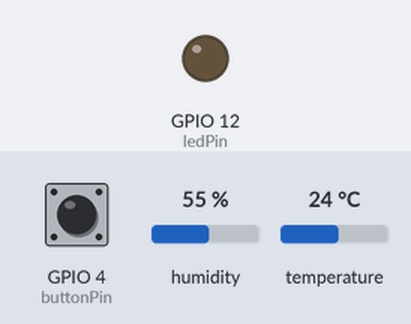
Bench run of a sketch on a simulated ESP8266 (NodeMCU). On the bench: output pins drawn as LEDs (lit = HIGH). The test bench sets the inputs (shaded band); at power-on: GPIO 4 (buttonPin) LOW, humidity 55 %, temperature 24 °C. WiFi joins after 1.5 s; servers stay silent unless stated; what the sketch prints to the serial monitor is not drawn.

Above: at 2.7 s.
2.8 s: GPIO 4 (buttonPin) pulled HIGH for 0.15 s
At 3.3 s:
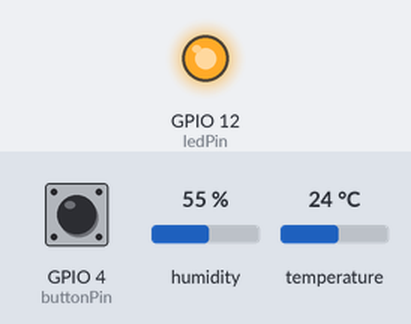
5.9 s: GPIO 4 (buttonPin) pulled HIGH for 1 s
At 6.9 s:
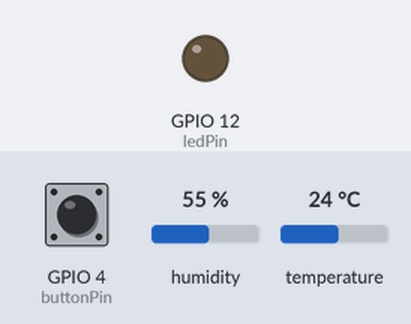
8.4 s: GPIO 4 (buttonPin) pulled HIGH for 3.2 s
At 8.8 s:
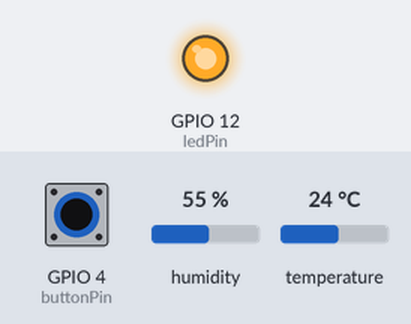
Timing chart, 0 to 11.4 s (numbered marks = the images above; inputs shaded):
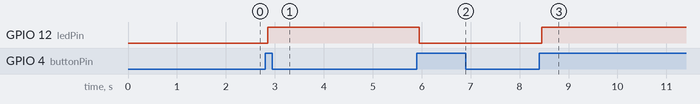

Measured:
- after the input at 2.8 s, GPIO 12 (ledPin): LOW → HIGH after 0.05 s
- after the input at 5.9 s, GPIO 12 (ledPin): HIGH → LOW after 0.05 s
- after the input at 8.4 s, GPIO 12 (ledPin): LOW → HIGH after 0.05 s

The sketch:

latihan1-04.ino
```cpp
#include <ESP8266WiFi.h>
#include <ESPAsyncTCP.h>
#include <ESPAsyncWebServer.h>
#include <DHT.h>

const char* ssid = "cacicul";
const char* password = "pakeajaa";

// Konfigurasi Pin
const byte dhtPin = 2;        // D4 (GPIO 2)
const byte buttonPin = 4;     // D2 (GPIO 4)
const byte ledPin = 12;       // D6 (GPIO 12)

DHT dht(dhtPin, DHT11);

// Variabel Pelacak Status
bool ledState = false;

String currentTemp = "--";
String currentHum = "--";

int buttonState;
int lastButtonState = LOW;

unsigned long lastDebounceTime = 0;
const unsigned long debounceDelay = 50;

unsigned long lastTime = 0;

// Inisialisasi Web Server dan WebSocket
AsyncWebServer server(80);
AsyncWebSocket ws("/ws");

// =====================================================
// HTML & JAVASCRIPT
// =====================================================

const char index_html[] PROGMEM = R"rawliteral(
<!DOCTYPE html>
<html>

<head>
  <meta name="viewport" content="width=device-width, initial-scale=1">
  <title>Real-Time IoT Web</title>

  <style>
    body {
      font-family: Arial;
      text-align: center;
    }

    .card {
      background: #f0f0f0;
      margin: 20px auto;
      padding: 20px;
      max-width: 300px;
      border-radius: 10px;
    }

    button {
      padding: 15px 30px;
      font-size: 20px;
      border-radius: 5px;
      cursor: pointer;
      color: white;
    }

    .btn-on {
      background-color: #4CAF50;
    }

    .btn-off {
      background-color: #f44336;
    }
  </style>
</head>

<body>

  <h1>Smart Room</h1>

  <!-- Tampilan Suhu -->
  <div class="card">
    <h2>Suhu: <span id="tempValue">--</span> Celcius</h2>
  </div>

  <!-- Tampilan Kelembapan -->
  <div class="card">
    <h2>Kelembapan: <span id="humValue">--</span> %</h2>
  </div>

  <!-- Tampilan LED -->
  <div class="card">
    <h2>LED: <span id="ledStatus">OFF</span></h2>

    <button
      id="toggleBtn"
      class="btn-off"
      onclick="toggleLed()">
      Turn ON
    </button>
  </div>

  <script>

    // Membuka koneksi WebSocket
    var gateway = `ws://${window.location.hostname}/ws`;
    var websocket;

    // Saat halaman pertama kali dibuka
    window.addEventListener('load', onLoad);

    function onLoad(event) {
      initWebSocket();
    }

    // Inisialisasi WebSocket
    function initWebSocket() {

      websocket = new WebSocket(gateway);

      websocket.onopen = onOpen;
      websocket.onclose = onClose;
      websocket.onmessage = onMessage;
    }

    // Saat WebSocket berhasil terhubung
    function onOpen(event) {
      console.log('WebSocket Terkoneksi');
    }

    // Jika WebSocket terputus
    function onClose(event) {
      setTimeout(initWebSocket, 2000);
    }

    // Tombol LED pada halaman web
    function toggleLed() {
      websocket.send('toggle');
    }

    // Menerima data JSON dari NodeMCU
    function onMessage(event) {

      var dataObj = JSON.parse(event.data);

      // Menampilkan suhu
      if (dataObj.suhu !== undefined) {
        document.getElementById('tempValue').innerHTML =
          dataObj.suhu;
      }

      // Menampilkan kelembapan
      if (dataObj.hum !== undefined) {
        document.getElementById('humValue').innerHTML =
          dataObj.hum;
      }

      // Mengubah tampilan status LED
      if (dataObj.led !== undefined) {

        var btn = document.getElementById('toggleBtn');
        var status = document.getElementById('ledStatus');

        if (dataObj.led == "1") {

          status.innerHTML = "ON";
          btn.innerHTML = "Turn OFF";
          btn.className = "btn-on";

        } else {

          status.innerHTML = "OFF";
          btn.innerHTML = "Turn ON";
          btn.className = "btn-off";
        }
      }
    }

  </script>

</body>
</html>
)rawliteral";

// =====================================================
// BACK-END & WEBSOCKET
// =====================================================

// Mengirim data ke seluruh browser
void notifyClients() {

  String jsonString =
    "{\"led\":\"" +
    String(ledState ? 1 : 0) +
    "\", ";

  jsonString +=
    "\"suhu\":\"" +
    currentTemp +
    "\", ";

  jsonString +=
    "\"hum\":\"" +
    currentHum +
    "\"}";

  ws.textAll(jsonString);
}

// Menerima pesan dari browser
void handleWebSocketMessage(
  void *arg,
  uint8_t *data,
  size_t len
) {

  AwsFrameInfo *info =
    (AwsFrameInfo*)arg;

  if (
    info->final &&
    info->index == 0 &&
    info->len == len &&
    info->opcode == WS_TEXT
  ) {

    data[len] = 0;

    if (strcmp((char*)data, "toggle") == 0) {

      ledState = !ledState;

      notifyClients();
    }
  }
}

// Event WebSocket
void onEvent(
  AsyncWebSocket *server,
  AsyncWebSocketClient *client,
  AwsEventType type,
  void *arg,
  uint8_t *data,
  size_t len
) {

  switch (type) {

    case WS_EVT_CONNECT:

      Serial.printf(
        "Client WebSocket #%u terhubung\n",
        client->id()
      );

      notifyClients();

      break;

    case WS_EVT_DISCONNECT:

      Serial.printf(
        "Client WebSocket #%u terputus\n",
        client->id()
      );

      break;

    case WS_EVT_DATA:

      handleWebSocketMessage(
        arg,
        data,
        len
      );

      break;
  }
}

// =====================================================
// SETUP
// =====================================================

void setup() {

  Serial.begin(115200);

  // Tombol menggunakan pull-down eksternal
  pinMode(buttonPin, INPUT);

  // LED
  pinMode(ledPin, OUTPUT);
  digitalWrite(ledPin, LOW);

  // DHT
  dht.begin();

  // WiFi
  WiFi.mode(WIFI_STA);
  WiFi.begin(ssid, password);

  while (WiFi.status() != WL_CONNECTED) {

    delay(500);
    Serial.print(".");
  }

  Serial.println(
    "\nIP Address: " +
    WiFi.localIP().toString()
  );

  // Web Server
  server.on(
    "/",
    HTTP_GET,
    [](AsyncWebServerRequest *request) {

      request->send_P(
        200,
        "text/html",
        index_html
      );
    }
  );

  // WebSocket
  ws.onEvent(onEvent);
  server.addHandler(&ws);

  server.begin();
}

// =====================================================
// LOOP
// =====================================================

void loop() {

  // Membersihkan client WebSocket yang terputus
  ws.cleanupClients();

  // Mengatur kondisi LED
  digitalWrite(
    ledPin,
    ledState ? HIGH : LOW
  );

  // Membaca tombol fisik
  int reading = digitalRead(buttonPin);

  if (reading != lastButtonState) {

    lastDebounceTime = millis();
  }

  if (
    (millis() - lastDebounceTime)
    > debounceDelay
  ) {

    if (reading != buttonState) {

      buttonState = reading;

      // Tombol ditekan = HIGH
      if (buttonState == HIGH) {

        ledState = !ledState;

        notifyClients();
      }
    }
  }

  lastButtonState = reading;

  // Membaca DHT setiap 3 detik
  if ((millis() - lastTime) > 3000) {

    float t = dht.readTemperature();
    float h = dht.readHumidity();

    // Memastikan data suhu valid
    if (!isnan(t)) {

      currentTemp = String(t);
    }

    // Memastikan data kelembapan valid
    if (!isnan(h)) {

      currentHum = String(h);
    }

    // Mengirim suhu dan kelembapan
    // ke seluruh browser melalui WebSocket
    notifyClients();

    lastTime = millis();
  }
}
```
